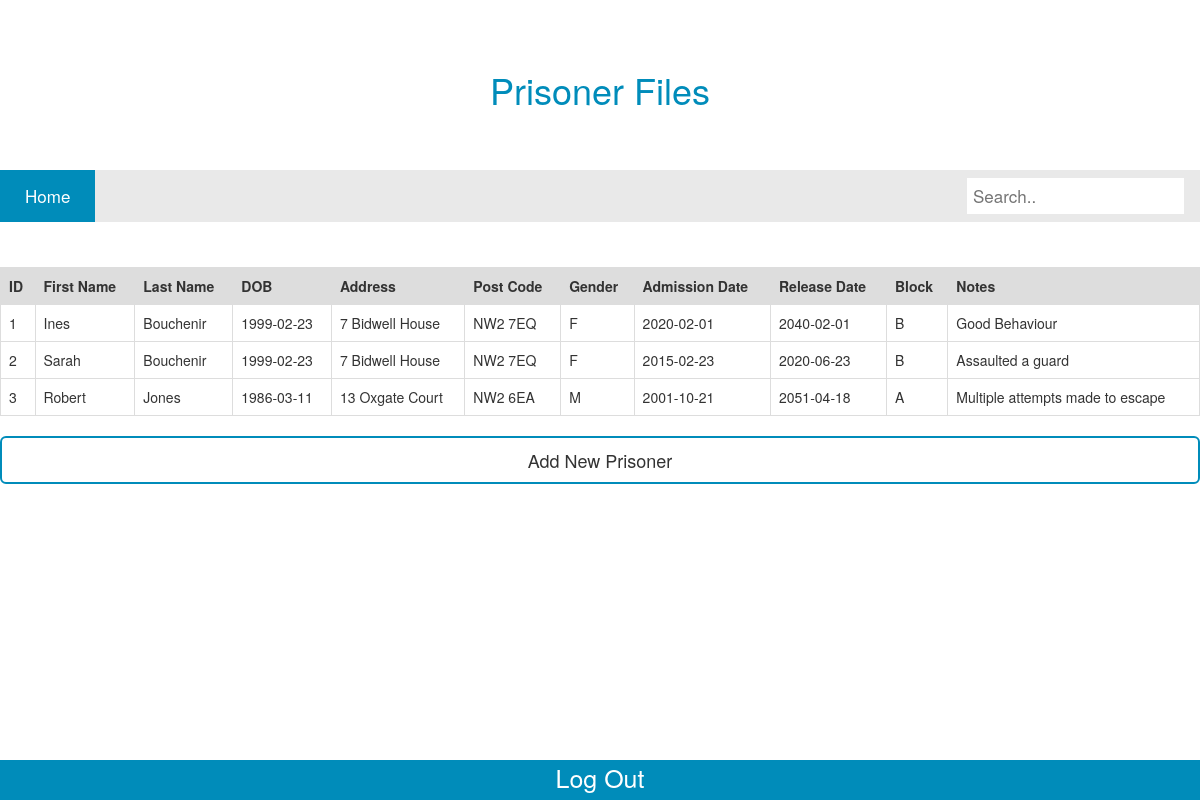
/prisonerFiles.php, run on the app's committed database.
### tables this page shows
CREATE TABLE `prisoners` (
  `ID` int(11) NOT NULL,
  `firstname` varchar(100) NOT NULL,
  `lastname` varchar(100) NOT NULL,
  `dob` date NOT NULL,
  `address` text NOT NULL,
  `postcode` varchar(100) NOT NULL,
  `gender` char(1) NOT NULL,
  `aDate` date NOT NULL,
  `rDate` date NOT NULL,
  `block` char(1) NOT NULL,
  `notes` text NOT NULL
);

### prisonerFiles.php (the view, shortened to what this page needs)
<?php
  $db = mysqli_connect ("localhost", "root", "", "prison");
  $sql = "SELECT * FROM prisoners;";
  $result = mysqli_query ($db, $sql);
?>
<!DOCTYPE html>
<link rel="stylesheet" href="https://stackpath.bootstrapcdn.com/bootstrap/3.4.1/css/bootstrap.min.css">
<link href = "style.css" rel = "stylesheet" type = "text/css">
<html>
<body>
  <div class="header1">
    <h1 class="text-center">Prisoner Files</h1>
  </div>
  <div class="topnav">
    <a class="active" href="PMS.php ">Home</a>
    <input type="texts" placeholder="Search..">
  </div>
    <table>
          <tr>
            <th> ID </th>
            <th> First Name </th>
            <th> Last Name </th>
            <th> DOB </th>
            <th> Address </th>
            <th> Post Code </th>
            <th> Gender </th>
            <th> Admission Date </th>
            <th> Release Date </th>
            <th> Block </th>
            <th> Notes </th>
          </tr>
<?php
        while ($rows = mysqli_fetch_assoc($result))
        {
?>
        <tr>
          <td> <?php echo $rows['ID']; ?> </td>
          <td> <?php echo $rows['firstname']; ?> </td>
          <td> <?php echo $rows['lastname']; ?> </td>
          <td> <?php echo $rows['dob']; ?> </td>
          <td> <?php echo $rows['address']; ?> </td>
          <td> <?php echo $rows['postcode']; ?> </td>
          <td> <?php echo $rows['gender']; ?> </td>
          <td> <?php echo $rows['aDate']; ?> </td>
          <td> <?php echo $rows['rDate']; ?> </td>
          <td> <?php echo $rows['block']; ?> </td>
          <td> <?php echo $rows['notes']; ?> </td>
        </tr>
<?php
      }
 ?>
  </table>
  <div>
    <a class="btn btn-default btn-lg btn-block " href="prisonerForm.php" role="button">Add New Prisoner </a>
  </div>
  <div class = "footer">
      <a class="active" href = "logout.php"> Log Out </a>
    </div>
</body>
</html>

### style.css (style rules this page uses)
.header1 { background-color: white; padding: 50px; text-align: center; font-size: 50px; margin-bottom: 0px; color: #008CBA }
.topnav { overflow: hidden; background-color: #e9e9e9; margin-bottom: 45px; }
.topnav a { float: left; display: block; text-align: center; padding: 14px 25px; text-decoration: none; font-size: 17px; }
.topnav a.active { background-color: #008CBA; color: white; }
.topnav input[type=texts] { float: right; padding: 6px; border: none; margin-top: 8px; margin-right: 16px; font-size: 17px; }
.footer { background-color: #008CBA; position: absolute; bottom: 0; width: 98%; text-align: center; font-size: 25px; color: white; }
.footer a.active { color: white; }

### prisonerFiles.php (style rules this page uses)
html { min-height:100%; width:100%; position:absolute; }
body { box-sizing: border-box; margin:0; padding:0; height:100%; }
.footer { background-color: #008CBA; position: absolute; bottom: 0; width: 100%; text-align: center; font-size: 25px; color: white; height:40px; }
.footer a.active { color: white; }
table { border-collapse: collapse; width: 100%; margin:0; padding:0; height:100%; background-color: white; }
td, th { border: 1px solid #dddddd; text-align: left; padding: 8px; }
th { background-color: #dddddd; }
.btn { margin-top: 20px; background-color: white; font-style: normal; border: 2px solid #008CBA; }

### data on the page
prisoners: ID "1", firstname "Ines", lastname "Bouchenir", dob "1999-02-23", address "7 Bidwell House", postcode "NW2 7EQ", gender "F", aDate "2020-02-01", rDate "2040-02-01", block "B", notes "Good Behaviour"
prisoners: ID "2", firstname "Sarah", lastname "Bouchenir", dob "1999-02-23", address "7 Bidwell House", postcode "NW2 7EQ", gender "F", aDate "2015-02-23", rDate "2020-06-23", block "B", notes "Assaulted a guard"
prisoners: ID "3", firstname "Robert", lastname "Jones", dob "1986-03-11", address "13 Oxgate Court", postcode "NW2 6EA", gender "M", aDate "2001-10-21", rDate "2051-04-18", block "A", notes "Multiple attempts made to escape"
